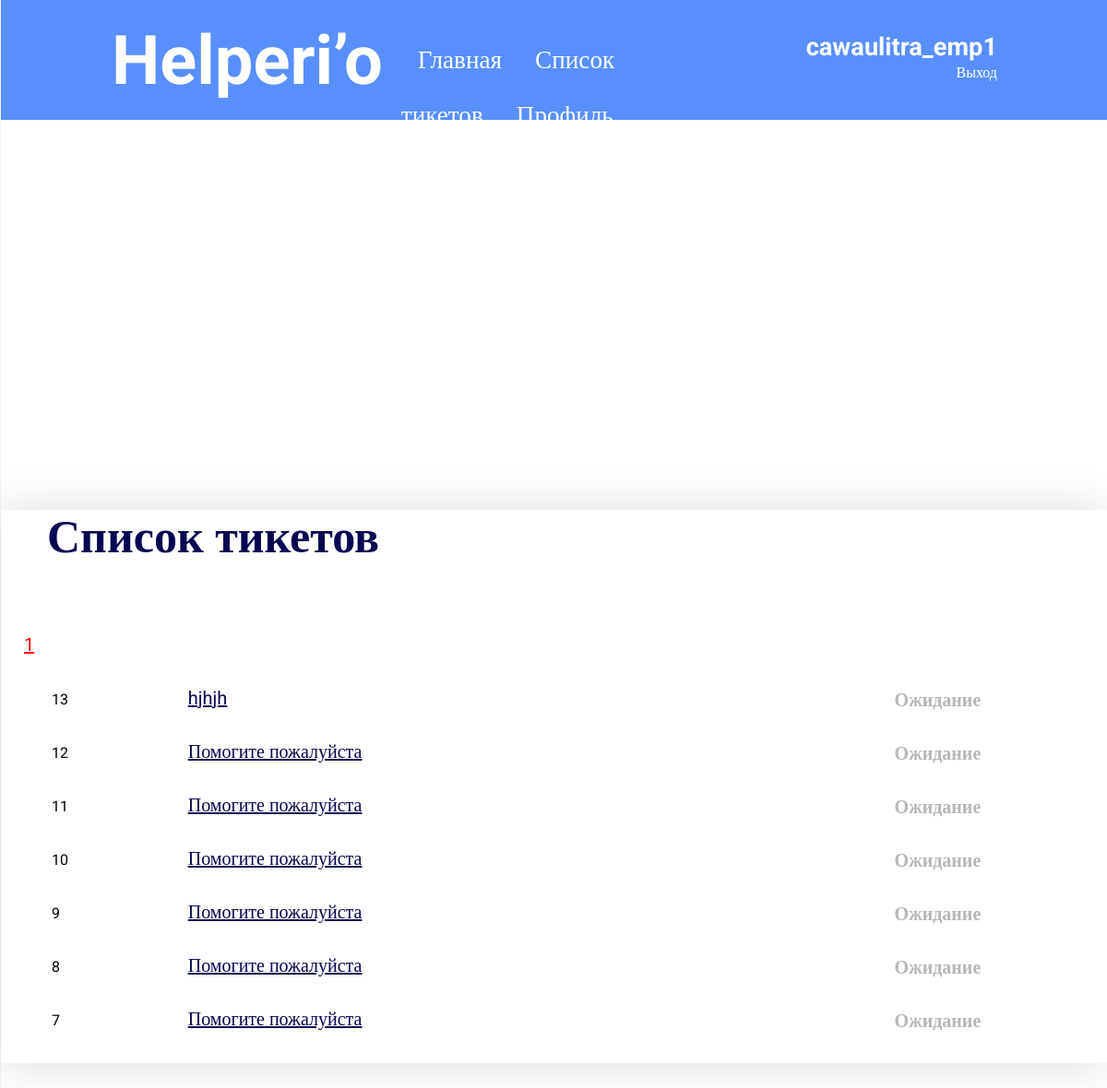
The app's page /ticket/browse/1 (signed in) with its own data.
### tables this page shows
CREATE TABLE `tickets` (
  `id` int(15) NOT NULL,
  `id_author` int(15) NOT NULL,
  `id_employee` int(15) NOT NULL,
  `title` varchar(255) NOT NULL,
  `id_type` int(15) NOT NULL,
  `text` mediumtext NOT NULL,
  `id_status` int(15) NOT NULL,
  `create_date` timestamp NOT NULL DEFAULT current_timestamp() ON UPDATE current_timestamp(),
  `start_date` timestamp NULL DEFAULT '0000-00-00 00:00:00',
  `end_date` timestamp NULL DEFAULT '0000-00-00 00:00:00'
);

### application/core/view.php (called while the page is built)
<?php
class View
{
	function generate($content_view, $template_view, $data = null)
	{
		include 'application/views/'.$template_view;
	}
}
?>

### application/bootstrap.php (called while the page is built, shortened)
<?php
require_once 'core/view.php';
Route::start();
?>

### index.php (called while the page is built, shortened)
<?php
require_once 'application/bootstrap.php';
?>

### application/models/model_ticket.php (called while the page is built, shortened)
<?php
class Model_Ticket extends Model
{
    function browse($page) {
        $mysqli = $this->sql_connect();
        $mysqli->set_charset('utf8');
        $limit = 30;
        $offset = ($page - 1) * $limit;
        if ($_SESSION['id_role'] == 2)
            $str_count = "SELECT * FROM `tickets` WHERE `tickets`.`id_employee` = ". $_SESSION['id'];
        $res_count = $mysqli->query($str_count);
        $count_tickets = $res_count->num_rows;
        $count_page = floor ($count_tickets / $limit);
        if ($count_tickets % $limit > 0) {
            $count_page++;
        }
        $data = [$count_page, $page];
        if ($_SESSION['id_role'] == 2) {
            $string = "SELECT `tickets`.`id`, `tickets`.`title`, `tickets`.`id_status`
                FROM `tickets` JOIN `status` ON (`tickets`.`id_status` = `status`.`id`)
                WHERE `tickets`.`id_employee` = ". $_SESSION['id'] ." ORDER BY `tickets`.`id` DESC ";
        }
        $string_limit = $string . "LIMIT $limit OFFSET $offset";
        $result = $mysqli->query($string_limit);
        while ($fletcher = $result->fetch_assoc()) {
            $data['tickets'][] = [
                'id' => $fletcher['id'],
                'title' => $fletcher['title'],
                'id_status' => $fletcher['id_status']
            ];
        }
        return $data;
    }
}

### application/views/browse_ticket_view.php (the view, shortened to what this page needs)
<div class="content-ticket">
    <div class="plane">
    <p class="text">Список тикетов</p>
    </div>
    <div class="ticket">
        <div class="pagination">
            <?php
                for ($i = 1; $i <= $data[0]; $i++)
                {
                    if ($i != $data[1]) {
                        echo "<a href='/ticket/browse/$i' id='diff'>$i</a>";
                    }
                    else {
                        echo "<a href='/ticket/browse/$i' id='curr'>$i</a>";
                    }
                }
            ?>
        </div>
        <table cellspacing="30px" width="1294px">
            <?php
                if (isset($data['tickets'])) {
                    foreach ($data['tickets'] as $ticket) {
                            echo "<tr>";
                            echo "<td width='80px'>". $ticket['id'] ."</td>";
                            echo "<td width='500px'><a href='/ticket/view/". $ticket['id'] ."'>". $ticket['title'] ."</a></td>";
                            if ($ticket['id_status'] == 1) {
                                echo "<td width='120px' class='status_1'>Ожидание</td>";
                            }
                            elseif ($ticket['id_status'] == 2) {
                                echo "<td width='120px' class='status_2'>В процессе</td>";
                            }
                            elseif ($ticket['id_status'] == 3) {
                                echo "<td width='120px' class='status_3'>Выполнен</td>";
                            }
                            else {
                                echo "<td width='120px'>---</td>";
                            }
                            echo "</tr>";
                        }
                    }
                else echo "Список пуст.";
            ?>
        </table>
    </div>
</div>

### css/style.css (style rules this page uses)
a { text-decoration: underline; color: #353535; }
body { line-height: 1.75em; overflow: hidden; }
body,input { font-family: Kreon, serif; }
p { margin-bottom: 1.5em; }
a { color: #353535; }
a { color: #FFF; text-decoration: none; }

### application/views/template_view.php (style rules this page uses)
* { margin: 0; padding: 0; font-family: Roboto; }
a { text-decoration: underline; color: #353535; }
body { line-height: 1.75em; overflow: hidden; }
body,input { font-family: Kreon, serif; }
p { margin-bottom: 1.5em; }
a { color: #353535; }
a { color: #FFF; text-decoration: none; }

### application/views/browse_ticket_view.php (style rules this page uses)
.content-ticket { display: flex; flex-direction: column; align-content: center; background: rgba(255, 255, 255, 0.95); box-shadow: 0px 1px 49px rgba(0, 0, 0, 0.14); width: 1294px; max-height: 600px; overflow-y: scroll; }
.text { font-family: Roboto; font-style: normal; font-weight: bold; font-size: 50px; line-height: 59px; color: #070651; }
.plane { display: flex; flex-wrap: nowrap; align-items: baseline; justify-content: space-between; padding: 0 50px; }
.content-ticket a { font-family: Roboto; font-style: normal; font-weight: normal; font-size: 20px; line-height: 23px; text-decoration-line: underline; color: #070651; }
.ticket { padding: 0 25px; }
.content-ticket table { table-layout: fixed; width:100% }
.content-ticket td { word-wrap:break-word; }
.status_1 { color: #B7B7B7; }
.status_1, .status_2, .status_3 { font-weight: bold; font-size: 20px; }
#curr { color: red; }

### records on screen
tickets: id "13", title "hjhjh", shows "Ожидание"
tickets: id "12", title "Помогите пожалуйста", shows "Ожидание"
tickets: id "11", title "Помогите пожалуйста", shows "Ожидание"
tickets: id "10", title "Помогите пожалуйста", shows "Ожидание"
tickets: id "9", title "Помогите пожалуйста", shows "Ожидание"
tickets: id "8", title "Помогите пожалуйста", shows "Ожидание"
tickets: id "7", title "Помогите пожалуйста", shows "Ожидание"

### other values on screen
$_SESSION['login'] "cawaulitra_emp1"
